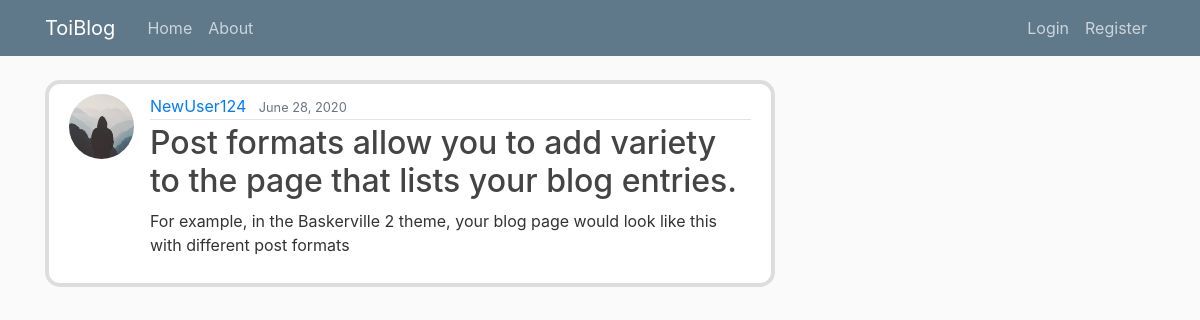
Screenshot of /post/12/ with the database file from the repository.
### blog/models.py (models this page shows, shortened)
class Post(models.Model):
	title = models.CharField(max_length=100)
	content = models.TextField()
	date_posted = models.DateTimeField(default=timezone.now)
	author = models.ForeignKey(User, on_delete=models.CASCADE)

### users/models.py (models this page shows, shortened)
class Profile(models.Model):
	user = models.OneToOneField(User, on_delete=models.CASCADE)
	image = models.ImageField(default='default.jpg', upload_to='profile_pics')

### blog/views.py (the view)
# urls.py: path('post/<int:pk>/', PostDetailView.as_view(), name='post-detail'),
class PostDetailView(DetailView):
	model = Post

### blog/templates/blog/post_detail.html (shortened to what this page needs)
{% extends "blog/base.html"%}
{% block content %}
  <article class="media content-section">
    <img class="rounded-circle article-img" src="{{ object.author.profile.image.url }}">
    <div class="media-body">
      <div class="article-metadata">
        <a class="mr-2" href="{% url 'user-posts' object.author.username %}">{{ object.author }}</a>
        <small class="text-muted">{{ object.date_posted|date:"F d, Y" }}</small>
      </div>
      <h2 class="article-title">{{ object.title }}</h2>
      <p class="article-content">{{ object.content }}</p>
    </div>
  </article>
{% endblock content %}

### blog/static/blog/main.css (style rules this page uses)
body { background: #fafafa; color: #333333; margin-top: 5rem; }
h1, h2, h3, h4, h5, h6 { color: #444444; }
.content-section { background: #ffffff; padding: 10px 20px; border: 4px solid #dddddd; border-radius: 15px; margin-bottom: 20px; }
.article-title { color: #444444; }
.article-content { white-space: pre-line; }
.article-img { height: 65px; width: 65px; margin-right: 16px; }
.article-metadata { padding-bottom: 1px; margin-bottom: 4px; border-bottom: 1px solid #e3e3e3; }

### rows the page displays
Post: author.profile.image (placeholder picture), author "NewUser124", date_posted "June 28, 2020", title "Post formats allow you to add variety to the page that lists your blog entries.", content "For example, in the Baskerville 2 theme, your blog page would look like this with different post formats"
